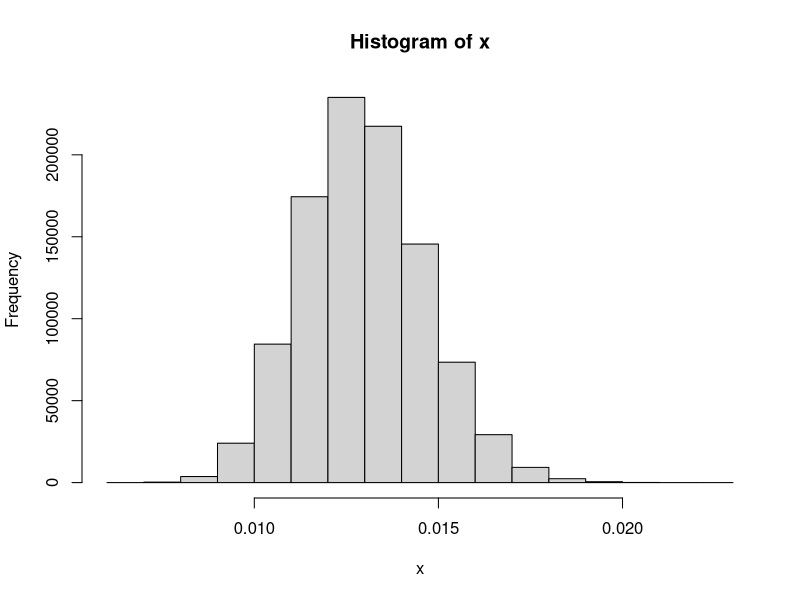

Reproduce this figure in R.
rgamma(1, 61, 4700)

# $\theta$ ~ Gamma ( \alpha = 61, \beta = 4700)

x <- rgamma(1e6, 61, 4700)
hist(x)
mean(x)

hat <- .01*42716
hat